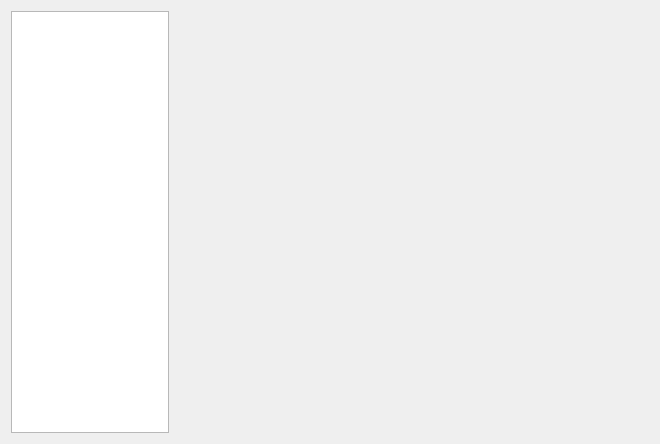
<?xml version="1.0" encoding="UTF-8"?>
<ui version="4.0">
 <class>Form</class>
 <widget class="QWidget" name="Form">
  <property name="geometry">
   <rect>
    <x>0</x>
    <y>0</y>
    <width>660</width>
    <height>444</height>
   </rect>
  </property>
  <property name="windowTitle">
   <string>Form</string>
  </property>
  <layout class="QHBoxLayout" name="horizontalLayout" stretch="1,3">
   <item>
    <widget class="QListWidget" name="listWidget"/>
   </item>
   <item>
    <widget class="QWidget" name="widget" native="true"/>
   </item>
  </layout>
 </widget>
 <resources/>
 <connections/>
</ui>
